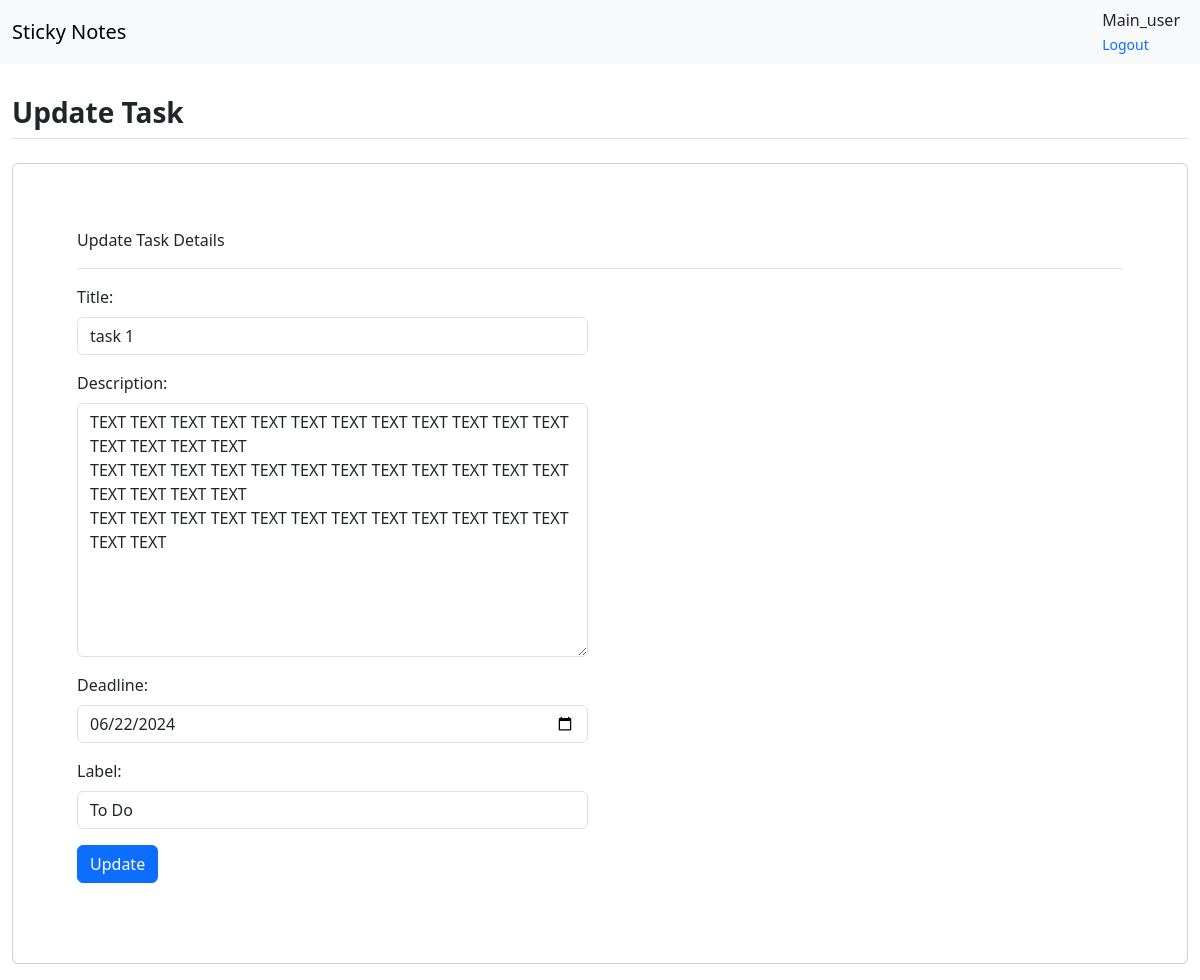
/update_task/3/ (signed in), run on the app's committed database.
### app/models.py (models this page shows, shortened)
class Task(models.Model):
    STATUS_CHOICES = (
        ("To Do", "To Do"),
        ("In Progress", "In Progress"),
        ("Personal", "Personal"),
        ("Completed", "Completed"),
    )
    user = models.ForeignKey(
        User, on_delete=models.CASCADE, null=True, blank=True
    )
    title = models.CharField(max_length=100)
    description = models.TextField()
    deadline = models.DateField()
    status = models.CharField(
        max_length=20, choices=STATUS_CHOICES, default="todo"
    )

### app/views.py (the view)
# urls.py: path("update_task/<int:task_id>/", views.update_task, name="update_task"),
@login_required
def update_task(request, task_id):
    task = get_object_or_404(Task, pk=task_id)
    if request.method == "POST":
        form = TaskForm(request.POST, instance=task)
        if form.is_valid():
            form.save()
            return redirect("home")
    else:
        form = TaskForm(instance=task)
    return render(request, "update.html", {"form": form, "task": task})

### app/forms.py
class TaskForm(forms.ModelForm):
    class Meta:
        model = Task
        fields = ["title", "description", "deadline", "status"]
        widgets = {
            "title": forms.TextInput(attrs={"class": "form-control"}),
            "description": forms.Textarea(attrs={"class": "form-control"}),
            "deadline": forms.DateInput(
                attrs={"class": "form-control", "type": "date"}
            ),
            "status": forms.Select(attrs={"class": "form-control"}),
        }

### templates/update.html (shortened to what this page needs)
{% extends "base.html" %}
{% block main %}
<div class="body d-flex py-lg-3 py-md-2">
    <div class="container-xxl">
        <div class="row align-items-center">
            <div class="border-0 mb-4">
                <div
                    class="card-header no-bg bg-transparent d-flex align-items-center px-0 justify-content-between border-bottom flex-wrap">
                    <h3 class="fw-bold mb-0 py-3 pb-2">
                        {% if form.content %}
                        Update Post
                        {% else %}
                        Update Task
                        {% endif %}
                    </h3>
                </div>
            </div>
        </div>
        <div class="row justify-content-center">
            <div class="col-lg-12 col-md-12">
                <div class="card p-xl-5 p-lg-4 p-0">
                    <div class="card-body">
                        <div class="mb-3 pb-3 border-bottom">
                            {% if form.content %}
                            Update Post Details
                            {% else %}
                            Update Task Details
                            {% endif %}
                        </div>
                        <div class="row">
                            <div class="col-lg-6">
                                <div class="table-responsive-sm">
                                    <table class="table table-striped">
                                        <tbody>
                                            <form method="post">
                                                <div class="mb-3">
                                                    <label for="id_title" class="form-label">Title:</label>
                                                    {{ form.title }}
                                                </div>
                                                {% if form.content %}
                                                <div class="mb-3">
                                                    <label for="id_content" class="form-label">Content:</label>
                                                    {{ form.content }}
                                                </div>
                                                {% else %}
                                                <div class="mb-3">
                                                    <label for="id_description" class="form-label">Description:</label>
                                                    {{ form.description }}
                                                </div>
                                                <div class="mb-3">
                                                    <label for="id_deadline" class="form-label">Deadline:</label>
                                                    {{ form.deadline }}
                                                </div>
                                                <div class="mb-3">
                                                    <label for="id_status" class="form-label">Label:</label>
                                                    {{ form.status }}
                                                </div>
                                                {% endif %}
                                                <button type="submit" class="btn btn-primary">Update</button>
                                            </form>
                                        </tbody>
                                    </table>
                                </div>
                            </div>
                        </div>
                    </div>
                </div>
            </div>
        </div>
    </div>
</div>
{% endblock main %}

### templates/nav.html
<nav class="navbar bg-body-tertiary">
    <div class="container-fluid">
        <a class="navbar-brand" href="{% url 'home' %}">
            Sticky Notes
        </a>
        <div class="dropdown user-profile ml-2 ml-sm-3 d-flex align-items-center">
            {% if request.user.is_authenticated %}
            <div class="u-info me-2">
                <p class="mb-0 text-end line-height-sm "><span class="font-weight-bold">{{ request.user.username}}</span></p>
                <small><a href="{% url 'logout' %}">Logout</a></small>
            </div>
            {% else %}
            <div class="u-info me-2">
                <small><a href="{% url 'login' %}">Login</a></small>
            </div>
            {% endif %}
        </div>
    </div>
</nav>

### templates/base.html (style rules this page uses)
a { text-decoration: none; }

### data on the page
Task: title "task 1", description "TEXT TEXT TEXT TEXT TEXT TEXT TEXT TEXT TEXT TEXT TEXT TEXT TEXT TEXT TEXT TEXT TEXT TEXT TEXT TEXT TEXT TEXT TEXT TEXT TEXT TEXT TEXT TEXT TEXT TEXT TEXT TEXT TEXT TEXT TEXT TEXT TEXT TEXT TEXT TEXT TEXT TEXT TEXT TEXT TEXT TEXT", deadline "06/22/2024", status "To Do"

### other printed values
{{ request.user.username }} "Main_user"
